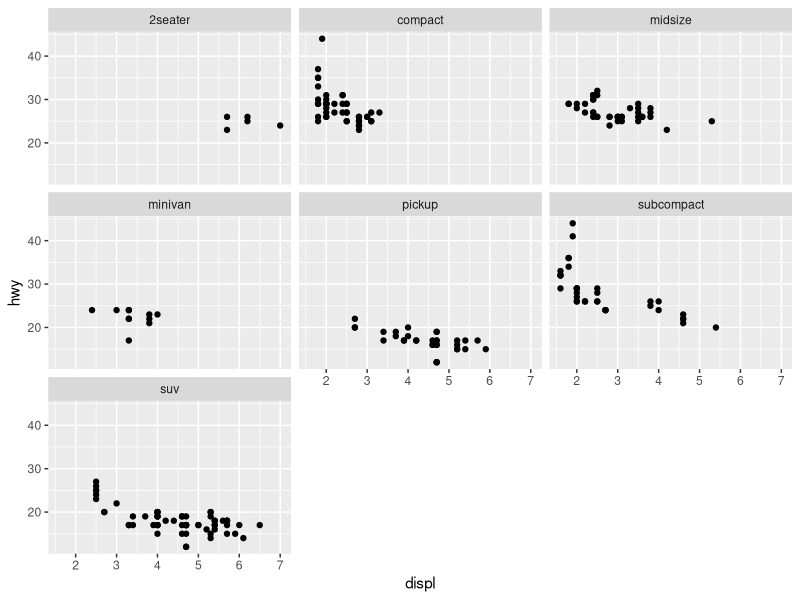
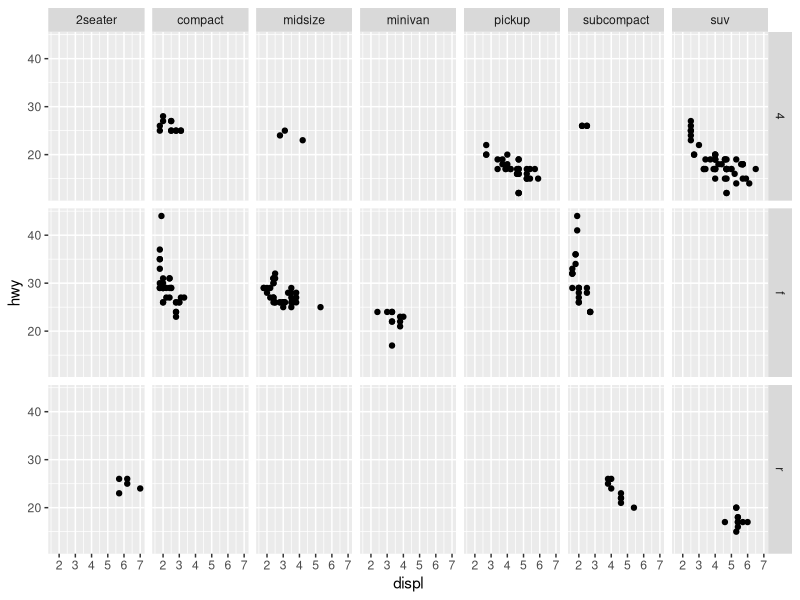

Reproduce these figures in R, in order.
library(tidyverse)

ggplot(
  data = mpg,
  mapping = aes(x = displ, y = hwy)
) +
  geom_point() +
  facet_wrap(~ class)

ggplot(
  data = mpg,
  mapping = aes(x = displ, y = hwy)
) +
  geom_point() +
  facet_grid(drv ~ class)
